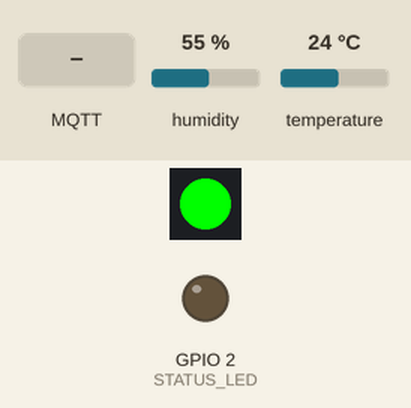
Recording of a sketch running on a simulated ESP32-C3. On the bench: 1 RGB LEDs in strip order, left to right, output pins drawn as LEDs (lit = HIGH). Inputs (shaded band) come from the test bench; at power-on: temperature 24 °C, humidity 55 %. Dim RGB values are drawn brighter than linear; WiFi joins after 1.5 s; servers stay silent unless stated; no MQTT or app messages arrive unless stated; what the sketch prints to the serial monitor is not drawn.

Above: at 2.7 s.
2.8 s: MQTT message "system_off" arrives on the second subscribed topic
At 3.4 s:
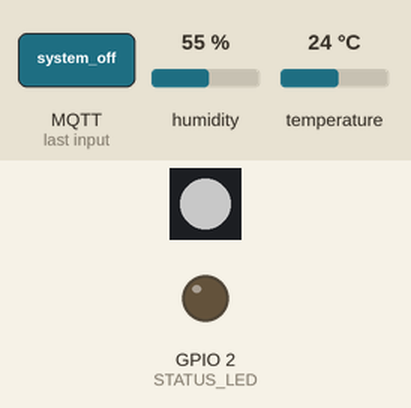
4.3 s: MQTT message "system_on" arrives on the second subscribed topic
At 11.1 s:
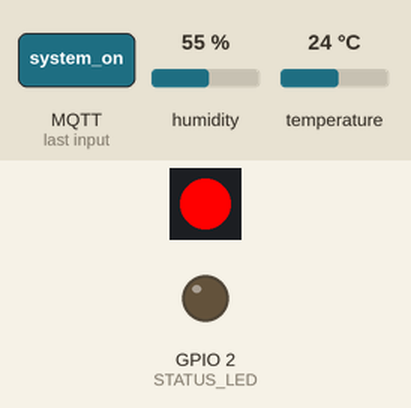
11.5 s: MQTT message "led_on" arrives on the first subscribed topic
At 12.4 s:
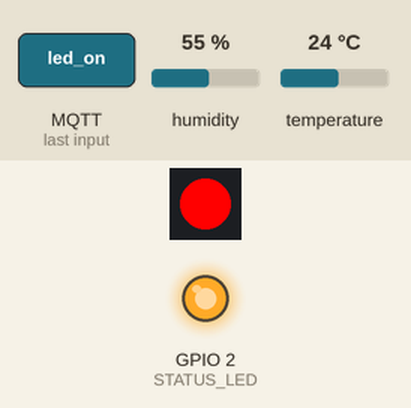
13.0 s: temperature set to 7 °C
At 21.2 s:
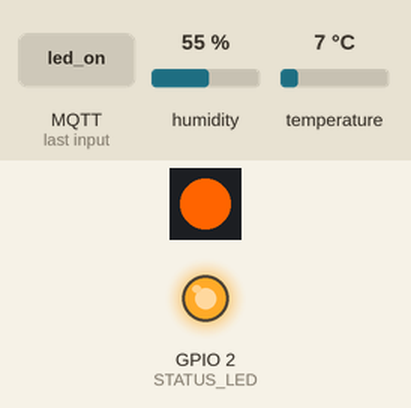
21.5 s: temperature set to 4 °C
At 31.2 s:
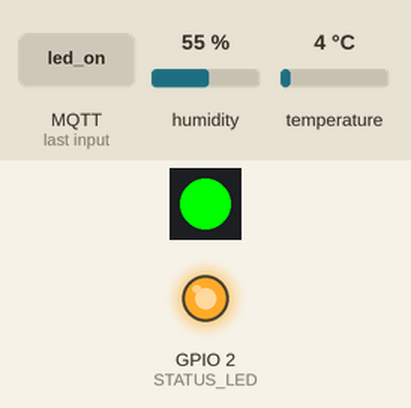
31.5 s: temperature set to 6 °C
At 41.3 s:
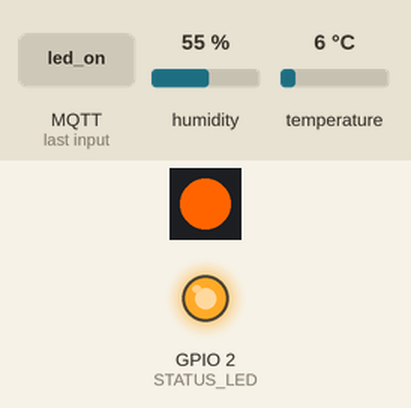
Timing chart, 0 to 42.5 s (numbered marks = the images above; inputs shaded):
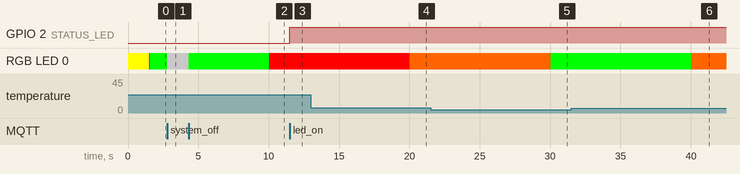

The sketch:

code.ino
```cpp
#include <WiFi.h>
#include <PubSubClient.h>
#include <DHT.h>
#include <Adafruit_NeoPixel.h>
#include <ArduinoJson.h>

#define WIFI_SSID      "Amitabh Mama"
#define WIFI_PASSWORD  "gearboys@123"

#define MQTT_BROKER  "test.mosquitto.org"
#define   MQTT_PORT    1883

#define TOPIC_DATA    "freezer/temp"
#define TOPIC_CMD     "freezer/cmd"
#define TOPIC_SYSTEM  "freezer/system"
#define TOPIC_STATUS  "freezer/status"

#define DHT_PIN    4
#define DHT_TYPE   DHT11
#define NEOPIXEL_PIN 5
#define STATUS_LED 2

DHT dht(DHT_PIN, DHT_TYPE);
Adafruit_NeoPixel pixel(1, NEOPIXEL_PIN, NEO_GRB + NEO_KHZ800);
WiFiClient wifiClient;
PubSubClient mqtt(wifiClient);

unsigned long lastReading = 0;
const unsigned long READ_INTERVAL = 10000;
bool ledState = false;
bool systemEnabled = true;

void connectWiFi();
void reconnectMQTT();
void publishData();
void handleMQTT(char* topic, byte* payload, unsigned int length);
void setPixelColor(uint8_t r, uint8_t g, uint8_t b);
void updatePixelForTemp(float temp);

void setup() {
  Serial.begin(115200);
  pinMode(STATUS_LED, OUTPUT);
  digitalWrite(STATUS_LED, LOW);

  dht.begin();
  pixel.begin();
  setPixelColor(255, 255, 0);

  connectWiFi();

  mqtt.setServer(MQTT_BROKER, MQTT_PORT);
  mqtt.setCallback(handleMQTT);
}

void loop() {
  if (!mqtt.connected()) reconnectMQTT();
  mqtt.loop();

  if (millis() - lastReading > READ_INTERVAL && systemEnabled) {
    lastReading = millis();
    publishData();
  }
}

void connectWiFi() {
  Serial.printf("Connecting to Wi-Fi: %s\n", WIFI_SSID);
  WiFi.begin(WIFI_SSID, WIFI_PASSWORD);
  while (WiFi.status() != WL_CONNECTED) {
    delay(500);
    Serial.print(".");
  }
  Serial.println("\nWi-Fi connected!");
  Serial.print("IP address: ");
  Serial.println(WiFi.localIP());
  setPixelColor(0, 0, 255);
}

void reconnectMQTT() {
  while (!mqtt.connected()) {
    Serial.print("Connecting to MQTT...");
    String clientId = "ESP32C3_Freezer_" + String((uint32_t)ESP.getEfuseMac(), HEX);

    if (mqtt.connect(clientId.c_str(), NULL, NULL, TOPIC_STATUS, 0, true, "offline")) {
      Serial.println("connected");
      mqtt.subscribe(TOPIC_CMD);
      mqtt.subscribe(TOPIC_SYSTEM);
      mqtt.publish(TOPIC_STATUS, "online", true);
      setPixelColor(0, 255, 0);
    } else {
      Serial.print("failed, rc=");
      Serial.print(mqtt.state());
      Serial.println(" retrying in 5s");
      setPixelColor(255, 0, 0);
      delay(5000);
    }
  }
}

void handleMQTT(char* topic, byte* payload, unsigned int length) {
  String message;
  for (unsigned int i = 0; i < length; i++) message += (char)payload[i];
  Serial.printf("MQTT [%s] %s\n", topic, message.c_str());

  if (String(topic) == TOPIC_CMD) {
    if (message == "led_on") {
      digitalWrite(STATUS_LED, HIGH);
      ledState = true;
    } else if (message == "led_off") {
      digitalWrite(STATUS_LED, LOW);
      ledState = false;
    }
  }
  else if (String(topic) == TOPIC_SYSTEM) {
    if (message == "system_on") {
      systemEnabled = true;
      setPixelColor(0, 255, 0);
    } else if (message == "system_off") {
      systemEnabled = false;
      setPixelColor(100, 100, 100);
    }
  }
}

void publishData() {
  float temp = dht.readTemperature();
  float humidity = dht.readHumidity();

  if (isnan(temp) || isnan(humidity)) {
    Serial.println("DHT11 read failed!");
    return;
  }

  updatePixelForTemp(temp);

  DynamicJsonDocument doc(256);
  doc["device"] = "Freezer_Unit1";
  doc["temp"] = temp;
  doc["humidity"] = humidity;
  doc["led_status"] = ledState ? "on" : "off";
  doc["uptime"] = millis() / 1000;
  doc["ip"] = WiFi.localIP().toString();

  String color;
  if (temp >= 0 && temp <= 5) color = "green";
  else if (temp > 5 && temp < 8) color = "orange";
  else color = "red";
  doc["led_color"] = color;

  char payload[256];
  serializeJson(doc, payload);

  if (mqtt.publish(TOPIC_DATA, payload)) {
    Serial.println("Published: " + String(payload));
  } else {
    Serial.println("Publish failed!");
  }
}

void setPixelColor(uint8_t r, uint8_t g, uint8_t b) {
  pixel.setPixelColor(0, pixel.Color(r, g, b));
  pixel.show();
}

void updatePixelForTemp(float temp) {
  if (temp >= 0 && temp <= 5)      setPixelColor(0, 255, 0);
  else if (temp > 5 && temp < 8)   setPixelColor(255, 100, 0);
  else                             setPixelColor(255, 0, 0);
}
```

Measured:
- the behaviour switches between 6 and 5 °C on temperature (found by bisection; images 4 and 5)
- after the input at 2.8 s, RGB LED 0: RGB(0, 255, 0) → RGB(100, 100, 100) at once
- after the input at 4.3 s, RGB LED 0: RGB(100, 100, 100) → RGB(0, 255, 0) at once, → RGB(255, 0, 0) 5.7 s later
- after the input at 11.5 s, GPIO 2 (STATUS_LED): LOW → HIGH at once
- after the input at 13.0 s, RGB LED 0: RGB(255, 0, 0) → RGB(255, 100, 0) after 7.0 s
- after the input at 21.5 s, RGB LED 0: RGB(255, 100, 0) → RGB(0, 255, 0) after 8.5 s
- after the input at 31.5 s, RGB LED 0: RGB(0, 255, 0) → RGB(255, 100, 0) after 8.5 s
